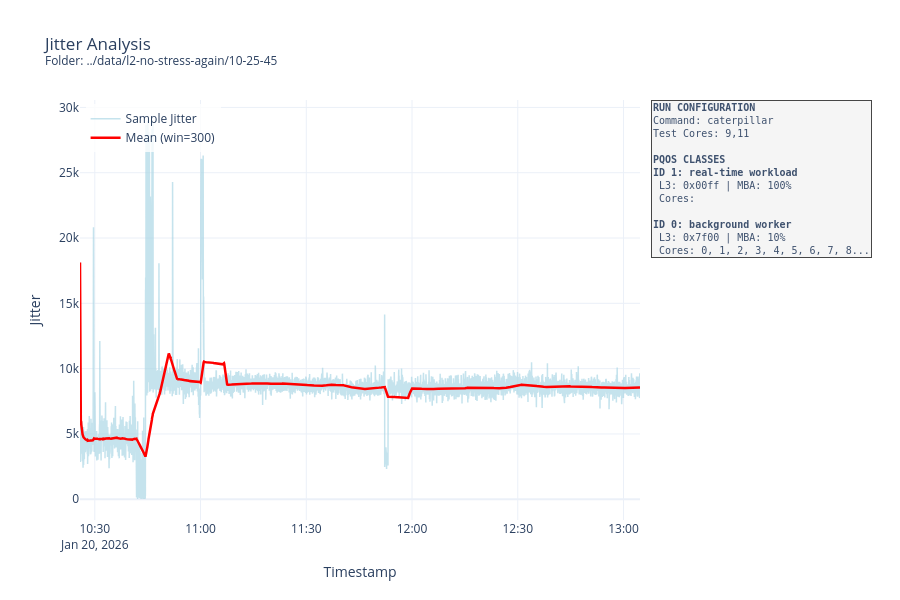

Notebook source saved alongside this figure:
### Code cell
plot_benchmark_folder(path)

### Figure 1 — Plotly figure (JSON) as saved in the notebook; plotly's stock layout.template omitted (floating-point values rounded to 4 significant figures; data arrays with more than 128 entries replaced by an {"elided": "..."} marker saying what was removed)
{"data": [{"line": {"color": "lightblue", "width": 1.5}, "mode": "lines", "name": "Sample Jitter", "opacity": 0.7, "type": "scatter", "x": {"elided": "7200 str values"}, "y": {"elided": "7200 int values"}}, {"line": {"color": "red", "width": 2.5}, "mode": "lines", "name": "Mean (win=300)", "type": "scatter", "x": {"elided": "7200 str values"}, "y": {"elided": "7200 float values"}}], "layout": {"annotations": [{"align": "left", "bgcolor": "#f4f4f4", "bordercolor": "#333", "borderwidth": 1, "font": {"family": "Consolas, monospace", "size": 10}, "opacity": 0.9, "showarrow": false, "text": "<b>RUN CONFIGURATION</b><br>Command: caterpillar<br>Test Cores: 9,11<br><br><b>PQOS CLASSES</b><br><b>ID 1: real-time workload</b><br>&nbsp;L3: 0x00ff | MBA: 100%<br>&nbsp;Cores: <br><br><b>ID 0: background worker</b><br>&nbsp;L3: 0x7f00 | MBA: 10%<br>&nbsp;Cores: 0, 1, 2, 3, 4, 5, 6, 7, 8...<br><br>", "x": 1.02, "xanchor": "left", "xref": "paper", "y": 1, "yanchor": "top", "yref": "paper"}], "height": 600, "legend": {"bgcolor": "rgba(255,255,255,0.8)", "x": 0.01, "y": 0.99}, "margin": {"r": 260}, "title": {"text": "Jitter Analysis<br><sup>Folder: ../data/l2-no-stress-again/10-25-45</sup>"}, "xaxis": {"title": {"text": "Timestamp"}}, "yaxis": {"title": {"text": "Jitter"}}}}
